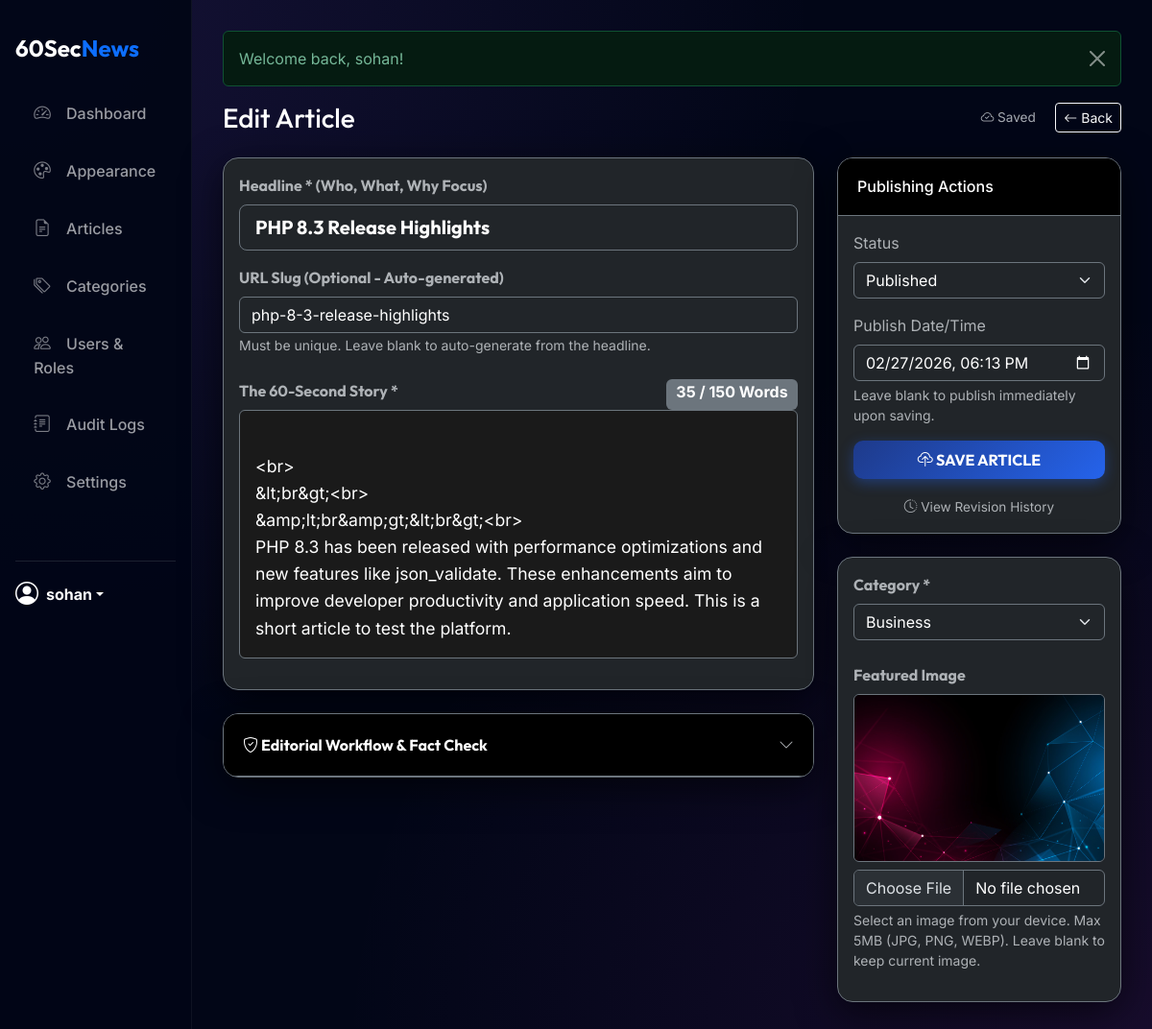
/public/admin/article_edit.php?id=1 (signed in), run on the app's committed database.
### tables this page shows
CREATE TABLE `articles` (
  `id` int(11) NOT NULL,
  `title` varchar(255) NOT NULL,
  `slug` varchar(255) NOT NULL,
  `summary` text NOT NULL,
  `content` text NOT NULL,
  `author_id` int(11) NOT NULL,
  `category_id` int(11) NOT NULL,
  `featured_image_id` int(11) DEFAULT NULL,
  `status` enum('draft','pending','published','embargoed','trashed') DEFAULT 'draft',
  `is_breaking` tinyint(1) DEFAULT 0,
  `is_pinned` tinyint(1) DEFAULT 0,
  `is_featured` tinyint(1) DEFAULT 0,
  `fact_checked` tinyint(1) DEFAULT 0,
  `publish_at` timestamp NULL DEFAULT NULL,
  `created_at` timestamp NOT NULL DEFAULT current_timestamp(),
  `updated_at` timestamp NOT NULL DEFAULT current_timestamp() ON UPDATE current_timestamp()
);

CREATE TABLE `categories` (
  `id` int(11) NOT NULL,
  `parent_id` int(11) DEFAULT NULL,
  `name` varchar(100) NOT NULL,
  `slug` varchar(100) NOT NULL,
  `created_at` timestamp NOT NULL DEFAULT current_timestamp()
);

CREATE TABLE `media` (
  `id` int(11) NOT NULL,
  `filename` varchar(255) NOT NULL,
  `folder` varchar(100) DEFAULT 'general',
  `alt_text` varchar(255) DEFAULT NULL,
  `uploader_id` int(11) DEFAULT NULL,
  `uploaded_at` timestamp NOT NULL DEFAULT current_timestamp()
);

### app/rbac.php (called while the page is built, shortened)
<?php
function is_logged_in()
{
    return isset($_SESSION['user_id']) && isset($_SESSION['role_id']);
}
function has_permission($permission)
{
    $role_id = $_SESSION['role_id'] ?? 0;
    if ($role_id == 1) {
        return true;
    }
    $db = DB::getInstance()->getConnection();
    $stmt = $db->prepare("
        SELECT 1
        FROM role_permissions
        WHERE role_id = ? AND permission_string = ?
    ");
    $stmt->execute([$role_id, $permission]);
    return $stmt->fetchColumn() !== false;
}

### public/admin/article_edit.php (the view, shortened to what this page needs)
<?php
require_once __DIR__ . '/../../app/helpers.php';
require_once __DIR__ . '/../../app/rbac.php';
$db = DB::getInstance()->getConnection();
$article_id = isset($_GET['id']) ? (int) $_GET['id'] : 0;
$article = [
    'title' => '',
    'slug' => '',
    'summary' => '',
    'content' => '',
    'category_id' => '',
    'featured_image_id' => '',
    'status' => 'pending',
    'is_breaking' => 0,
    'is_pinned' => 0,
    'fact_checked' => 0,
    'publish_at' => ''
];
$can_publish = has_permission('publish_article');
if ($article_id > 0) {
    $st = $db->prepare("SELECT * FROM articles WHERE id = ?");
    $st->execute([$article_id]);
    $article = $st->fetch();
}
$categories = $db->query("
    SELECT c.*, p.name as parent_name
    FROM categories c
    LEFT JOIN categories p ON c.parent_id = p.id
    ORDER BY COALESCE(p.name, c.name) ASC, c.parent_id IS NOT NULL, c.name ASC")->fetchAll();
require_once __DIR__ . '/layout/header.php';
?>
<div class="d-flex justify-content-between align-items-center mb-4">
    <h1 class="h3 mb-0 text-white">
        <?= $article_id ? 'Edit Article' : 'New 60-Second Article' ?>
    </h1>
    <div>
        <span id="autosave-status" class="text-muted me-3" style="font-size: 0.85rem;"><i class="bi bi-cloud-check"></i>
            Saved</span>
        <a href="articles.php" class="btn btn-sm btn-outline-light"><i class="bi bi-arrow-left"></i> Back</a>
    </div>
</div>
<form method="POST" id="editor-form" enctype="multipart/form-data">
    <div class="row">
        <div class="col-lg-8">
            <div class="card mb-4 bg-dark border-secondary">
                <div class="card-body">
                    <div class="mb-3">
                        <label class="form-label text-muted fw-bold">Headline * (Who, What, Why Focus)</label>
                        <input type="text" name="title" id="title"
                            class="form-control form-control-lg bg-dark text-white border-secondary fw-bold"
                            value="<?= e($article['title']) ?>"
                            placeholder="e.g., Tech Giant Acquires Startup to Expand AI Footprint" required>
                    </div>
                    <div class="mb-3">
                        <label class="form-label text-muted fw-bold">URL Slug (Optional - Auto-generated)</label>
                        <input type="text" name="slug" id="slug"
                            class="form-control bg-dark text-white border-secondary" value="<?= e($article['slug']) ?>"
                            placeholder="e.g., tech-giant-acquires-startup">
                        <small class="text-muted">Must be unique. Leave blank to auto-generate from the
                            headline.</small>
                    </div>
                    <div class="mb-3 mt-4">
                        <div class="d-flex justify-content-between">
                            <label class="form-label text-muted fw-bold">The 60-Second Story *</label>
                            <span id="word-counter" class="badge bg-secondary fs-6"><span id="word-count">0</span> / 150
                                Words</span>
                        </div>
                        <div id="editor-container" class="border border-secondary rounded p-3 text-white"
                            style="min-height: 250px; background-color: #1a1a1a; cursor: text; font-size: 1.1rem; line-height: 1.6;"
                            contenteditable="true">
                            <?= nl2br(e($article['content'])) ?>
                        </div>
                    </div>
                </div>
            </div>
            <?php if (has_permission('edit_any_article')): ?>
                <div class="card mb-4 bg-dark border-secondary">
                    <div class="card-header bg-black border-secondary d-flex justify-content-between align-items-center cursor-pointer"
                        type="button" data-bs-toggle="collapse" data-bs-target="#editorialTools">
                        <span class="text-white fw-bold"><i class="bi bi-shield-check"></i> Editorial Workflow & Fact
                            Check</span>
                        <i class="bi bi-chevron-down text-muted"></i>
                    </div>
                </div>
            <?php endif; ?>
        </div>
        <div class="col-lg-4">
            <div class="card mb-4 bg-dark border-secondary">
                <div class="card-header bg-black border-secondary">
                    <h6 class="mb-0 text-white">Publishing Actions</h6>
                </div>
                <div class="card-body">
                    <div class="mb-3">
                        <label class="form-label text-muted">Status</label>
                        <select id="status-select" name="status"
                            class="form-select bg-dark text-white border-secondary">
                            <?php if ($can_publish): ?>
                                <option value="published" <?= $article['status'] === 'published' ? 'selected' : '' ?>>Published
                                </option>
                            <?php endif; ?>
                        </select>
                    </div>
                    <div class="mb-3" id="publish-date-container"
                        style="<?= in_array($article['status'], ['embargoed', 'published']) && $can_publish ? '' : 'display:none;' ?>">
                        <label class="form-label text-muted">Publish Date/Time</label>
                        <input type="datetime-local" name="publish_at"
                            class="form-control bg-dark text-white border-secondary"
                            value="<?= $article['publish_at'] ? date('Y-m-d\TH:i', strtotime($article['publish_at'])) : '' ?>">
                        <small class="text-muted d-block mt-1">Leave blank to publish immediately upon saving.</small>
                    </div>
                    <button type="submit" id="save-btn" class="btn btn-primary w-100 py-2 fw-bold text-uppercase">
                        <i class="bi bi-cloud-upload"></i> Save Article
                    </button>
                    <?php if ($article_id): ?>
                        <div class="mt-3 text-center">
                            <a href="revisions.php?article_id=<?= $article_id ?>" class="text-muted text-decoration-none"
                                style="font-size: 0.85rem;"><i class="bi bi-clock-history"></i> View Revision History</a>
                        </div>
                    <?php endif; ?>
                </div>
            </div>
            <div class="card mb-4 bg-dark border-secondary">
                <div class="card-body">
                    <div class="mb-4">
                        <label class="form-label text-muted fw-bold">Category *</label>
                        <select name="category_id" class="form-select bg-dark text-white border-secondary" required>
                            <?php foreach ($categories as $cat): ?>
                                <option value="<?= $cat['id'] ?>" <?= $article['category_id'] == $cat['id'] ? 'selected' : '' ?>>
                                    <?= $cat['parent_id'] ? '&mdash; ' : '' ?>     <?= e($cat['name']) ?>
                                </option>
                            <?php endforeach; ?>
                        </select>
                    </div>
                    <div class="mb-3">
                        <label class="form-label text-muted fw-bold">Featured Image</label>
                        <div class="mb-2">
                            <?php if ($article['featured_image_id']):
                                $feat = $db->prepare("SELECT folder, filename FROM media WHERE id=?");
                                $feat->execute([$article['featured_image_id']]);
                                $fimg = $feat->fetch();
                                if ($fimg):
                                    ?>
                                    <img src="<?= BASE_URL ?>/uploads/<?= e($fimg['folder']) ?>/<?= e($fimg['filename']) ?>"
                                        class="img-fluid rounded border border-secondary" alt="Featured">
                                <?php endif; endif; ?>
                        </div>
                        <input type="file" name="new_image" class="form-control bg-dark text-white border-secondary"
                            accept="image/jpeg,image/png,image/webp">
                        <small class="text-muted d-block mt-1">Select an image from your device. Max 5MB (JPG, PNG,
                            WEBP). Leave blank to keep current image.</small>
                    </div>
                </div>
            </div>
        </div>
    </div>
</form>
<?php require_once __DIR__ . '/layout/footer.php'; ?>

### public/admin/layout/header.php (style rules this page uses)
:root { --primary-gradient: linear-gradient(135deg, #1e3a8a 0%, #2563eb 100%); --glass-bg: rgba(255, 255, 255, 0.03); --glass-border: rgba(255, 255, 255, 0.08); --sidebar-width: 260px; --radius-premium: 16px; }
body { font-family: 'Inter', sans-serif; background-color: #0c0e14; color: #e2e8f0; min-height: 100vh; }
body.theme-admin-midnight { background-color: #020617; background-image: radial-gradient(at 0% 0%, rgba(139, 92, 246, 0.15) 0px, transparent 50%), radial-gradient(at 100% 100%, rgba(217, 70, 239, 0.1) 0px, transparent 50%); color: #f8fafc; }
body.theme-admin-midnight .card { background: rgba(15, 23, 42, 0.8); border: 1px solid rgba(255, 255, 255, 0.08); box-shadow: 0 10px 40px rgba(0, 0, 0, 0.6); }
h1, h2, h3, h4, .fw-bold, .sidebar-brand { font-family: 'Outfit', sans-serif; }
.card { background: rgba(30, 41, 59, 0.4); backdrop-filter: blur(10px); -webkit-backdrop-filter: blur(10px); border: 1px solid var(--glass-border); border-radius: var(--radius-premium); box-shadow: 0 10px 30px -10px rgba(0, 0, 0, 0.3); overflow: hidden; }
.card-header { background: rgba(15, 23, 42, 0.2); border-bottom: 1px solid var(--glass-border); padding: 1.25rem; font-weight: 700; }
.btn-primary { background: var(--primary-gradient); border: none; box-shadow: 0 4px 14px 0 rgba(37, 99, 235, 0.39); border-radius: 10px; padding: 0.6rem 1.5rem; font-weight: 600; transition: all 0.3s; }

### data on the page
articles: title "PHP 8.3 Release Highlights", slug "php-8-3-release-highlights", content "<br> &lt;br&gt;<br> &amp;lt;br&amp;gt;&lt;br&gt;<br> PHP 8.3 has been released with performance optimizations and new features like json_validate. These enhancements aim to improve developer productivity and application speed. This is a short article to test the platform.", status "Published", publish_at "02/27/2026 18:13", category_id "Business"
media: folder+filename (picture)

### other printed values
$_SESSION['username'] "sohan"
$message "Welcome back, sohan!"
